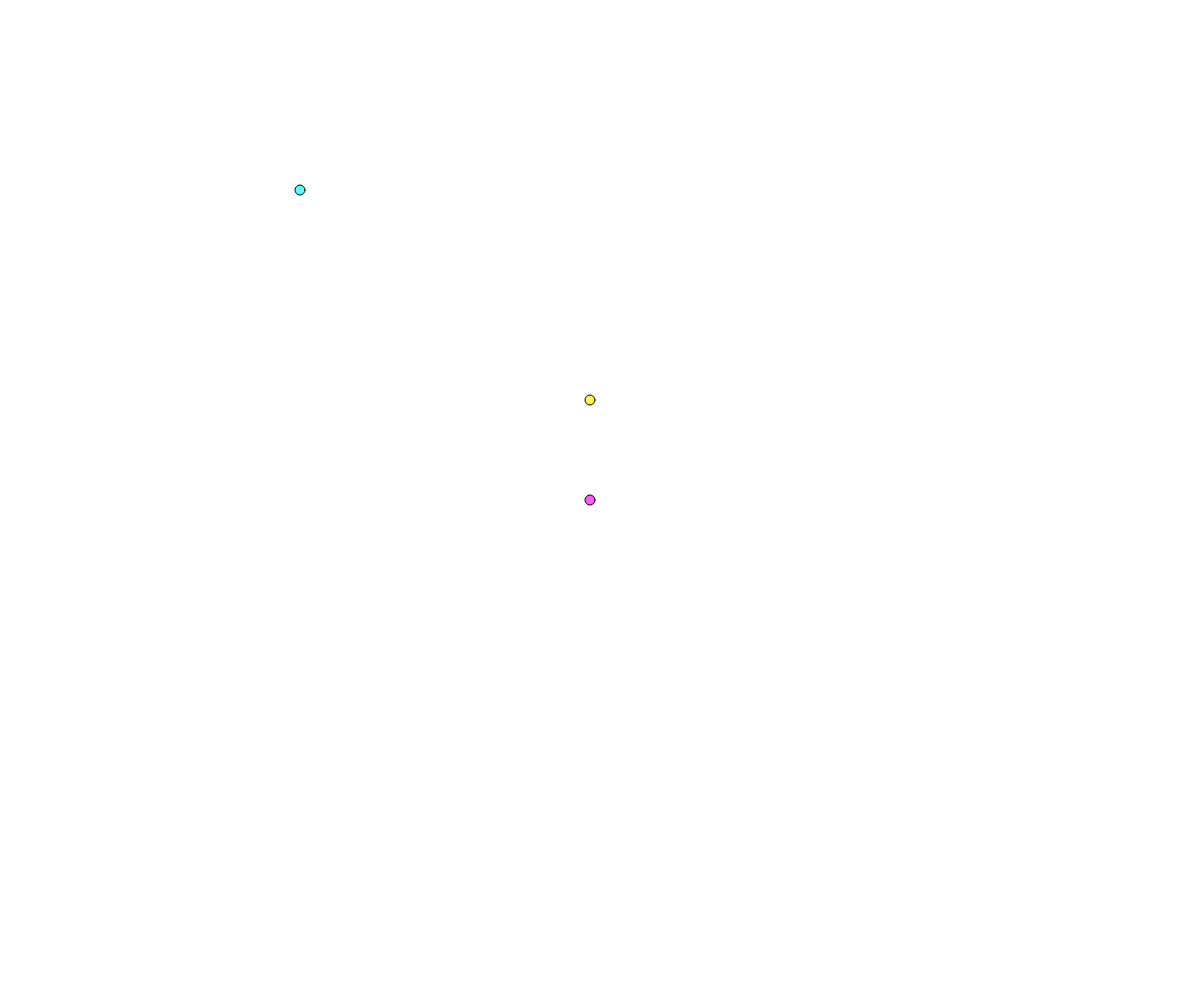
Frame 1 (no input)
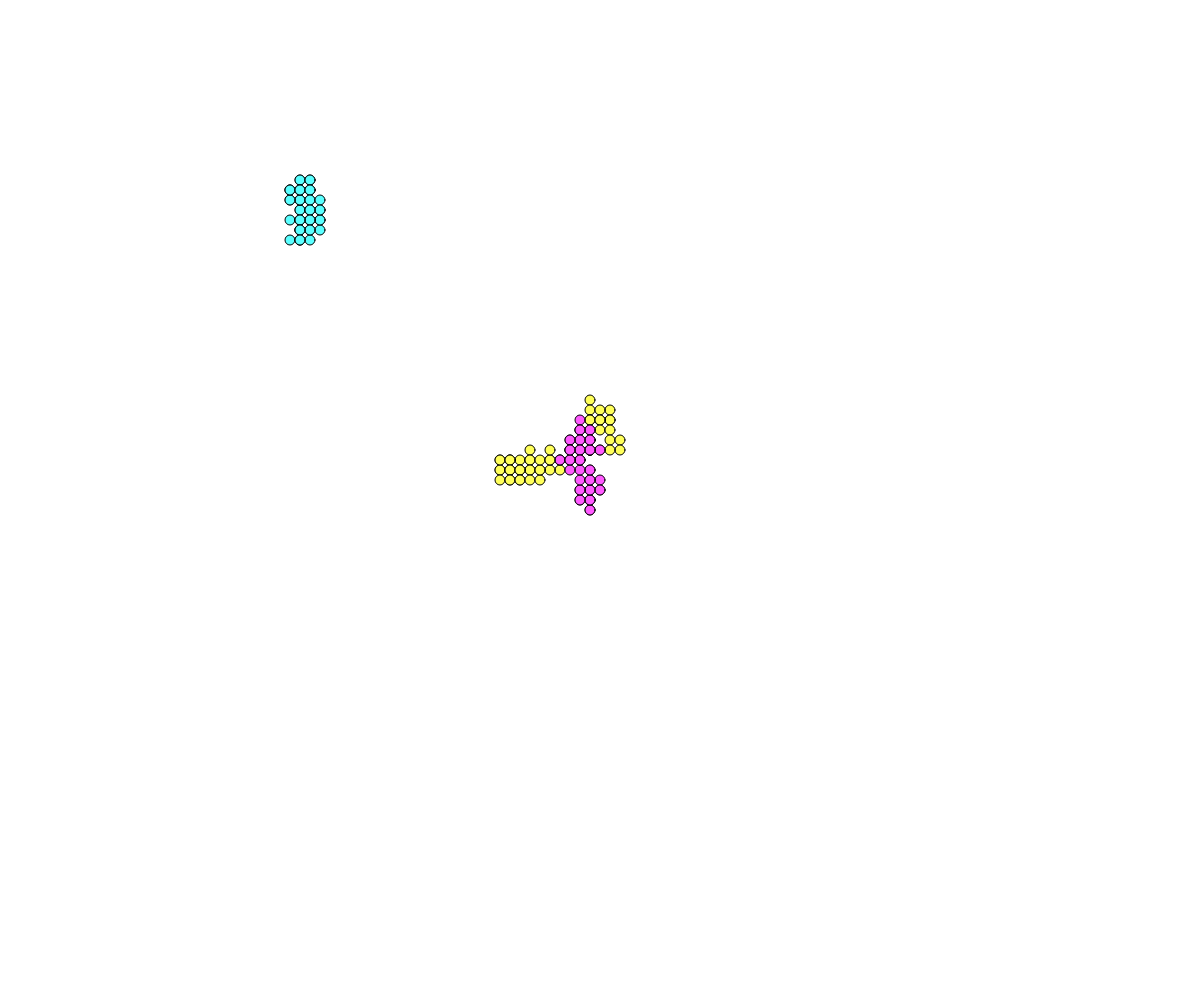
Frame 60 (no input)
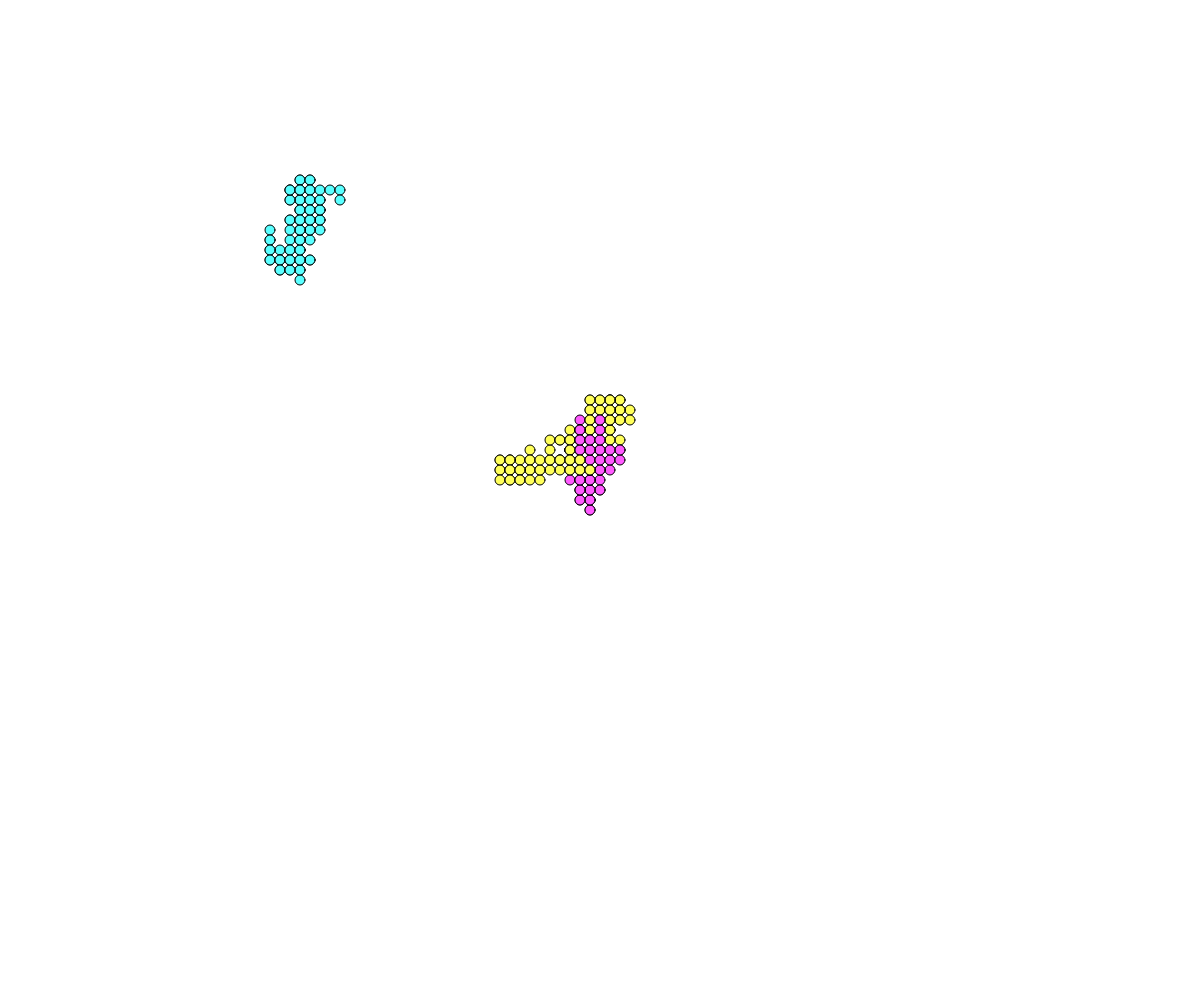
Frame 120 (the mouse pressed at the canvas centre since frame 60)

The p5.js sketch that drew these frames (run headless with seeded random() and noise() and a simulated clock; from frame 60 on, the mouse is pressed at the canvas centre):

// p5.js sketch
// ── sketch.js
// walekr OOp demo

class Walker {
  constructor(x, y, r, g, b) {
    this.x = x;
    this.y = y;
    this.speed = 5*2;
    this.radius = 5;
    this.r = r;
    this.g = g;
    this.b = b;
  }

  display() {
    // noStroke();
    fill(this.r, this.g, this.b);
    circle(this.x, this.y, this.radius * 2);
  }

  move() {
    let choice = random(100);
    if (choice < 25) {
      //up
      this.y -= this.speed;
    }
    else if (choice < 50) {
      // down
      this.y += this.speed;
    }
    else if (choice < 75) {
      // left
      this.x -= this.speed;
    }
    else {
      // right
      this.x += this.speed;
    }
  }
}

let fox;
let cat;
let dog;

function setup() {
  createCanvas(windowWidth, windowHeight);
  fox = new Walker(width/2, height/2, 255, 90, 255);
  cat = new Walker(300, 200, 90, 255, 255);
  dog = new Walker(300*2, 200*2, 255, 255, 90);
}

function draw() {
  // background(220);
  fox.move();
  cat.move();
  dog.move();

  fox.display();
  cat.display();
  dog.display();
}
